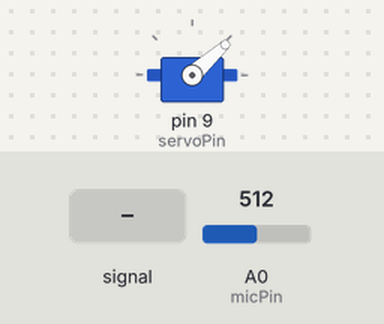
Simulated run of this sketch. Board: Arduino Uno, built with avr-gcc and run on an emulated ATmega328P. On the bench: servo. The inputs (shaded band) are chosen by the test bench; at power-on: A0 (micPin) = 512.

Above: at 0.26 s.
1.3 s: A0 (micPin) fed a 200 Hz sine of ±255 counts around its level
At 1.75 s:
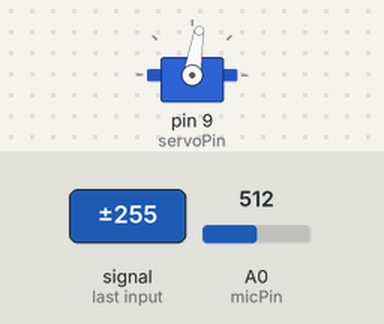
4.3 s: A0 (micPin) set to 900
At 5.6 s:
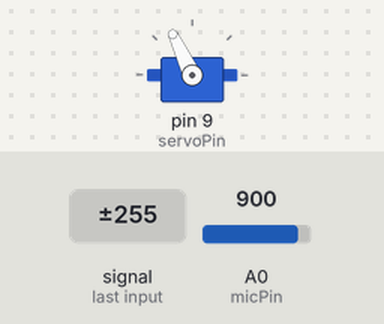
Timing chart, 0 to 13.3 s (numbered marks = the images above; inputs shaded):
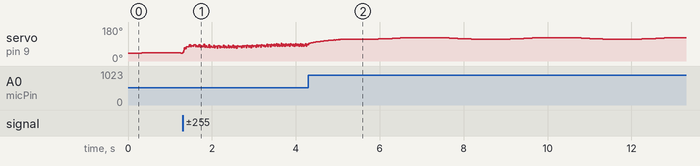

The sketch:

sketch_flapsFineTuning_servo.ino
```cpp
#include <Servo.h>

Servo wing;

const int micPin = A0;
const int servoPin = 9;

// Motion parameters
float smoothLevel = 0;
float lastLevel = 0;

int centerAngle = 80;     // wing neutral position
int maxDeflection = 40;   // how far the wing can move

// Adjust feel
float smoothingSlow = 0.01;   // slow wind
float smoothingFast = 0.25;   // gusts

void setup() {
  wing.attach(servoPin);
  wing.write(centerAngle);
  Serial.begin(9600);
}

void loop() {
  // Read microphone
  int micRaw = analogRead(micPin);

  // Remove DC offset (depends on mic module)
  float level = abs(micRaw - 512);

  // Detect speed of change
  float delta = abs(level - lastLevel);

  // Adaptive smoothing: fast sound = fast reaction
  float smoothing = (delta > 20) ? smoothingFast : smoothingSlow;

  smoothLevel += (level - smoothLevel) * smoothing;

  lastLevel = level;

  // Map sound level to wing movement
  float movement = map(constrain(smoothLevel, 0, 300),
                       0, 300,
                       -maxDeflection, maxDeflection);

  // Add gentle hovering motion
  float hover = sin(millis() * 0.002) * 5;

  int angle = centerAngle + movement + hover;
  angle = constrain(angle, 0, 180);

  wing.write(angle);

  delay(10);
}
```
